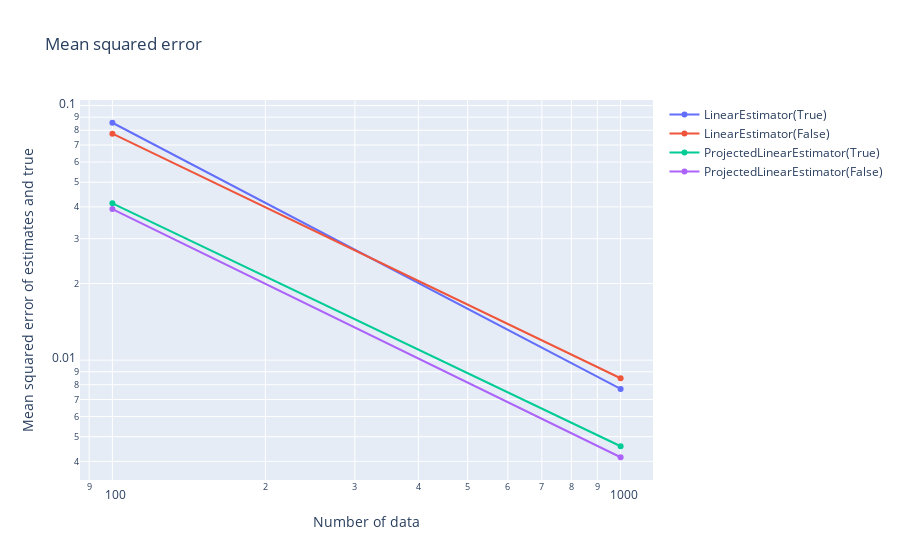
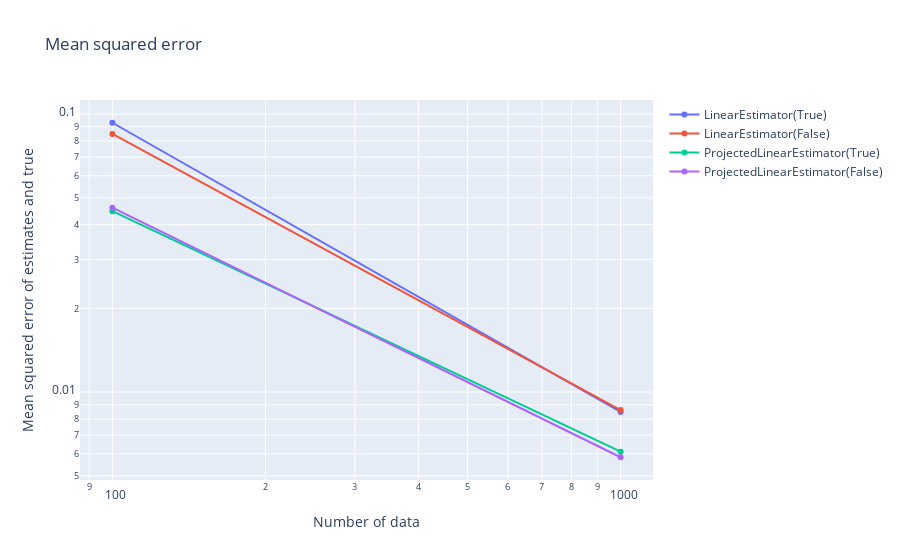
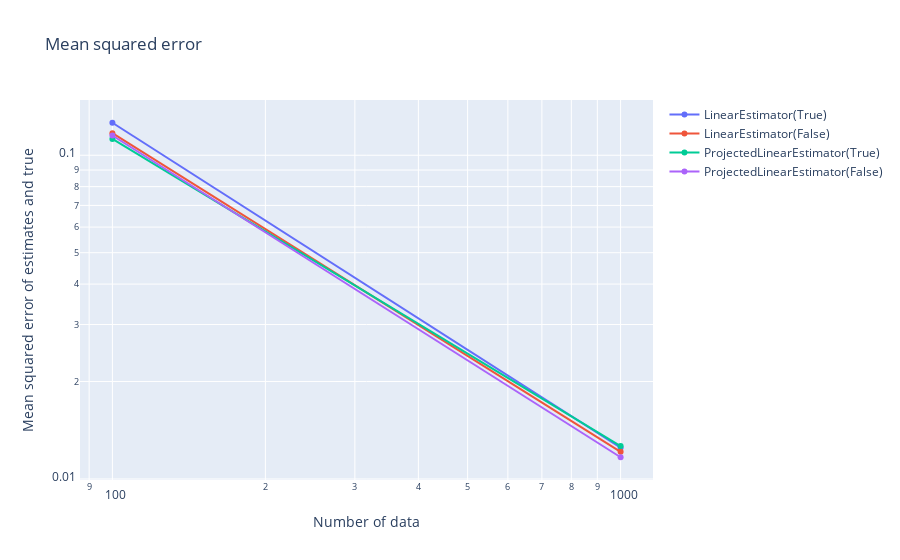
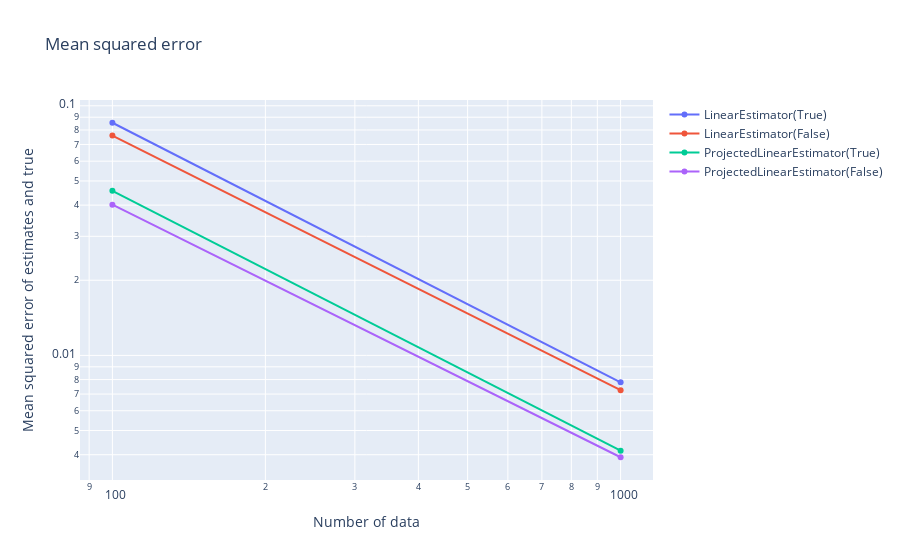

Notebook code for these charts, in order:
### Code cell
for i, _ in enumerate(all_results):
    print(f"{i}: {true_object_names[i]}")
    print(true_object.hs)
    fig = data_analysis.make_mses_graph_estimation_results(
    all_results[i]["estimation_results_list"],
    case_name_list,
    true_objects[i]
    )
    fig.show()

### Figure 1 — Plotly figure (JSON) as saved in the notebook; plotly's stock layout.template omitted (floating-point values rounded to 4 significant figures)
{"data": [{"mode": "lines+markers", "name": "LinearEstimator(True)", "type": "scatter", "x": [100, 1000], "y": [0.08562, 0.007706]}, {"mode": "lines+markers", "name": "LinearEstimator(False)", "type": "scatter", "x": [100, 1000], "y": [0.07755, 0.008488]}, {"mode": "lines+markers", "name": "ProjectedLinearEstimator(True)", "type": "scatter", "x": [100, 1000], "y": [0.04129, 0.004587]}, {"mode": "lines+markers", "name": "ProjectedLinearEstimator(False)", "type": "scatter", "x": [100, 1000], "y": [0.03921, 0.004153]}], "layout": {"title": {"text": "Mean squared error"}, "xaxis": {"title": {"text": "Number of data"}, "type": "log"}, "yaxis": {"title": {"text": "Mean squared error of estimates and true"}, "type": "log"}}}

### Figure 2 — Plotly figure (JSON) as saved in the notebook; plotly's stock layout.template omitted (floating-point values rounded to 4 significant figures)
{"data": [{"mode": "lines+markers", "name": "LinearEstimator(True)", "type": "scatter", "x": [100, 1000], "y": [0.09307, 0.008487]}, {"mode": "lines+markers", "name": "LinearEstimator(False)", "type": "scatter", "x": [100, 1000], "y": [0.08485, 0.008616]}, {"mode": "lines+markers", "name": "ProjectedLinearEstimator(True)", "type": "scatter", "x": [100, 1000], "y": [0.04473, 0.006104]}, {"mode": "lines+markers", "name": "ProjectedLinearEstimator(False)", "type": "scatter", "x": [100, 1000], "y": [0.04605, 0.005829]}], "layout": {"title": {"text": "Mean squared error"}, "xaxis": {"title": {"text": "Number of data"}, "type": "log"}, "yaxis": {"title": {"text": "Mean squared error of estimates and true"}, "type": "log"}}}

### Figure 3 — Plotly figure (JSON) as saved in the notebook; plotly's stock layout.template omitted (floating-point values rounded to 4 significant figures)
{"data": [{"mode": "lines+markers", "name": "LinearEstimator(True)", "type": "scatter", "x": [100, 1000], "y": [0.126, 0.0125]}, {"mode": "lines+markers", "name": "LinearEstimator(False)", "type": "scatter", "x": [100, 1000], "y": [0.117, 0.01213]}, {"mode": "lines+markers", "name": "ProjectedLinearEstimator(True)", "type": "scatter", "x": [100, 1000], "y": [0.1123, 0.01264]}, {"mode": "lines+markers", "name": "ProjectedLinearEstimator(False)", "type": "scatter", "x": [100, 1000], "y": [0.1151, 0.01167]}], "layout": {"title": {"text": "Mean squared error"}, "xaxis": {"title": {"text": "Number of data"}, "type": "log"}, "yaxis": {"title": {"text": "Mean squared error of estimates and true"}, "type": "log"}}}

### Figure 4 — Plotly figure (JSON) as saved in the notebook; plotly's stock layout.template omitted (floating-point values rounded to 4 significant figures)
{"data": [{"mode": "lines+markers", "name": "LinearEstimator(True)", "type": "scatter", "x": [100, 1000], "y": [0.08553, 0.0078]}, {"mode": "lines+markers", "name": "LinearEstimator(False)", "type": "scatter", "x": [100, 1000], "y": [0.07602, 0.007257]}, {"mode": "lines+markers", "name": "ProjectedLinearEstimator(True)", "type": "scatter", "x": [100, 1000], "y": [0.04565, 0.004151]}, {"mode": "lines+markers", "name": "ProjectedLinearEstimator(False)", "type": "scatter", "x": [100, 1000], "y": [0.04016, 0.003908]}], "layout": {"title": {"text": "Mean squared error"}, "xaxis": {"title": {"text": "Number of data"}, "type": "log"}, "yaxis": {"title": {"text": "Mean squared error of estimates and true"}, "type": "log"}}}
